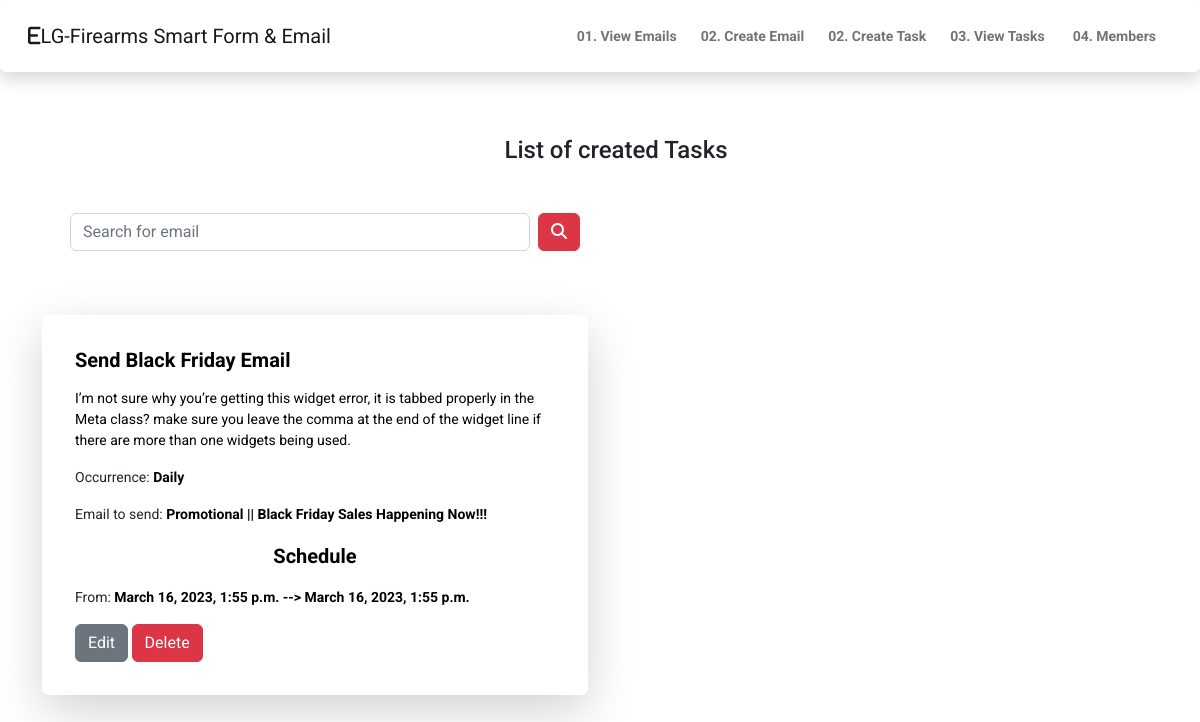
The page /master/search_task on the database as committed earlier.
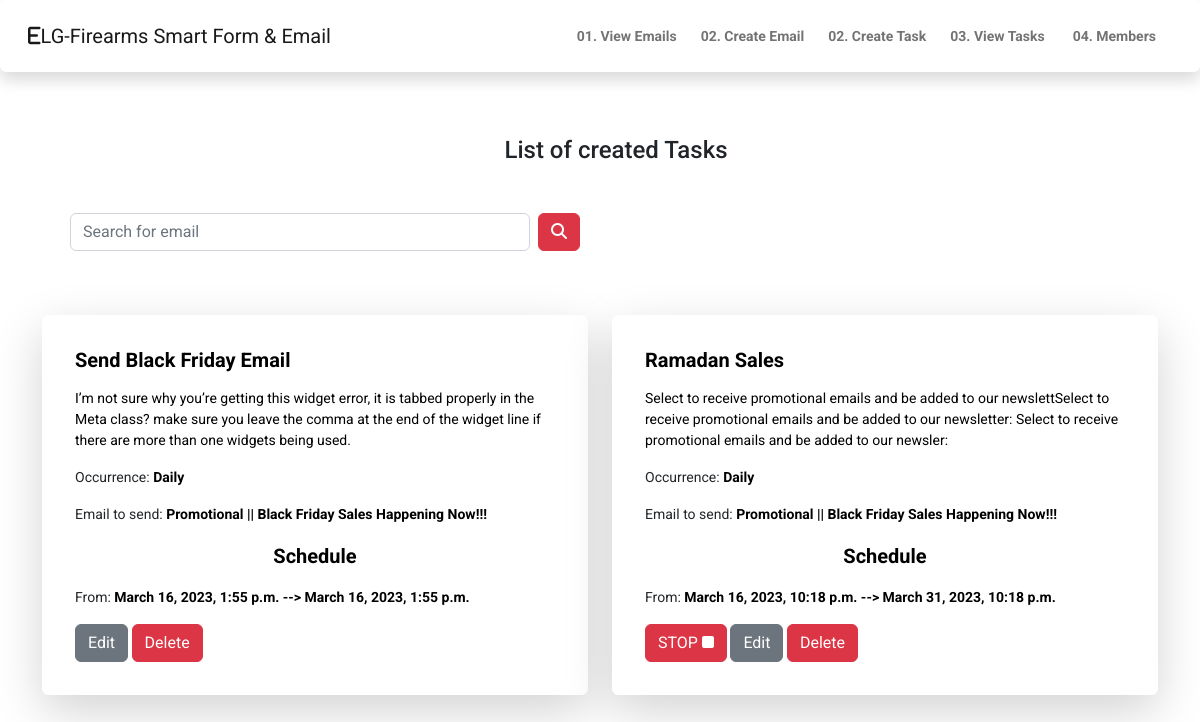
The same page on the database as committed later.
### smart_emailApp/models.py (models this page shows, shortened)
class EmailTask(models.Model):
    task_type = (
        ('Once', 'Once'),
        ('Daily', 'Daily'),
        ('Weekly', 'Weekly'),
        ('Monthly', 'Monthly'),
    )
    task_status = (
        ('Scheduled', 'Scheduled'),
        ('STOPPED', 'STOPPED'),
        ('Not Scheduled', 'Not Scheduled'),
        ('Expired', 'Expired'),
    )
    priority_level = (
        ('Low', 'Low'),
        ('Medium', 'Medium'),
        ('High', 'High'),
    )
    task_name = models.CharField(max_length=200)
    task_occurence = models.CharField(max_length=50, choices=task_type, null=True, blank=True)
    task_description = models.TextField(max_length=200)
    recipients = models.CharField(max_length=1000)
    sender = models.EmailField()
    emailToSend = models.ForeignKey(Emails, on_delete=models.CASCADE, null=True, blank=True)
    created_at = models.DateTimeField(auto_now_add=True)
    date_from = models.DateTimeField()
    date_to_sending = models.DateTimeField()
    status = models.CharField(max_length=50, choices=task_status, null=True, blank=True)
    priority = models.CharField(max_length=50, choices=priority_level, null=True, blank=True)
    error_message = models.TextField(null=True, blank=True)
    updated_at = models.DateField(auto_now=True, null=True, blank=True)
    def __str__(self):
        return f'{self.task_name} || {self.task_occurence} || {self.status}'

class Emails(models.Model):
    email_type = (
        ('Promotional', 'Promotional'),
        ('Store News', 'Store News'),
        ('Seasonal Sales', 'Seasonal Sales'),
    )
    subject = models.CharField(max_length=100)
    body = models.TextField(max_length=1000)
    emailtype = models.CharField(max_length=50, choices=email_type, null=True, blank=True)
    product1_image = models.ImageField(upload_to="email_imageAttachment/", null=True, blank=True, default=None)
    product1_name = models.CharField(max_length=60, null=True, blank=True)
    product1_description = models.CharField(max_length=200, null=True, blank=True)
    product1_link = models.URLField(max_length=100, null=True, blank=True)
    product2_image = models.ImageField(upload_to="email_imageAttachment/", null=True, blank=True, default=None)
    product2_name = models.CharField(max_length=60, null=True, blank=True)
    product2_description = models.CharField(max_length=200, null=True, blank=True)
    product2_link = models.URLField(max_length=100, null=True, blank=True)
    product3_image = models.ImageField(upload_to="email_imageAttachment/", null=True, blank=True, default=None)
    product3_name = models.CharField(max_length=60, null=True, blank=True)
    product3_description = models.CharField(max_length=200, null=True, blank=True)
    product3_link = models.URLField(max_length=100, null=True, blank=True)
    product4_image = models.ImageField(upload_to="email_imageAttachment/", null=True, blank=True, default=None)
    product4_name = models.CharField(max_length=60, null=True, blank=True)
    product4_description = models.CharField(max_length=200, null=True, blank=True)
    product4_link = models.URLField(max_length=100, null=True, blank=True)
    created_at = models.DateTimeField(auto_now_add=True)
    updated_at = models.DateField(auto_now=True, null=True, blank=True)
    def __str__(self):
        return f'{self.emailtype} || {self.subject}'

### smart_emailApp/views.py (the view)
# urls.py: path('search_task', views.task_search, name='search_task'),
def task_search(request):
    search_term = request.GET.get('search-task') or ''
    tasks = EmailTask.objects.filter(task_name__contains=search_term)
    print(tasks)
    context = {'tasks': tasks}
    return render(request, 'smartemail/tasks.html', context)

### templates/smartemail/tasks.html (shortened to what this page needs)
{% extends "nav.html" %}
{% load static %}
{% block navbar %}
    <div class="container">
        <div class="row">
            <h4 class="text-center m-3 mb-3 "> List of created Tasks</h4>
            <div class="row">
                <div class="col-6 m-3 p-3">
                    <form action="{% url 'search_task' %}" method="GET" class="d-flex mx-2" role="search">
                        <input class="form-control me-2 w-70%" name="search-email" id ="search-email" type="search" placeholder="Search for email" aria-label="Search">
                        <button class="btn btn-danger" type="submit" id="button-search"><i
                                class="fa-solid fa-magnifying-glass"></i>
                        </button>
                    </form>
                </div>
            </div>
            {%  for task in tasks %}
                <div class="col-md-6 my-3">
                    <div class="card  border-white shadow-lg p-3 my-3 bg-body rounded">
                        <div class="card-body">
                            <h5 class="mb-3"><span class="card-title text-black fw-bolder ">{{  task.task_name }}</span></h5>
                            <p class="card-text text-black">{{ task.task_description}}</p>
                            <p>Occurrence: <span class="card-text text-black fw-bolder">{{ task.task_occurence}}</span> </p>
                            <p>Email to send: <span class="card-text text-black fw-bolder">{{ task.emailToSend}}</span> </p>
                            <p class="card-text text-black fw-bolder text-center fs-5">Schedule</p>
                            <p>From: <span class="card-text text-black fw-bolder">{{ task.date_from}} --> {{ task.date_to_sending}} </span> </p>
                            {% if task.status == "Scheduled" %}
                            <form method="POST" action="{% url 'stop_task' task.id %}" class="d-inline">
                                <button class="btn btn-danger " type="submit"href="{% url 'stop_task' task.id %}"> STOP <i class="fa-solid fa-stop"></i></button>
                            </form>
                            {% endif %}
                            <a href="{%  url 'edit_task' task.id %}" class="btn btn-secondary">Edit</a>
                            <a href="{% url 'delete_task' task.id %}" class="btn btn-danger">Delete</a>
                        </div>
                    </div>
                </div>
            {% endfor %}
        </div>
    </div>
{% endblock %}

Rows that differ between the two databases and show on the page:
added EmailTask: task_name "Ramadan Sales", task_description "Select to receive promotional emails and be added to our newslettSelect to receive promotional emails and be added to our newsletter: Select to receive promotional emails and be added to our newsler:", task_occurence "Daily", emailToSend "Promotional || Black Friday Sales Happening Now!!!", date_from "March 16, 2023, 10:18 p.m.", date_to_sending "March 31, 2023, 10:18 p.m.", status "STOP"
